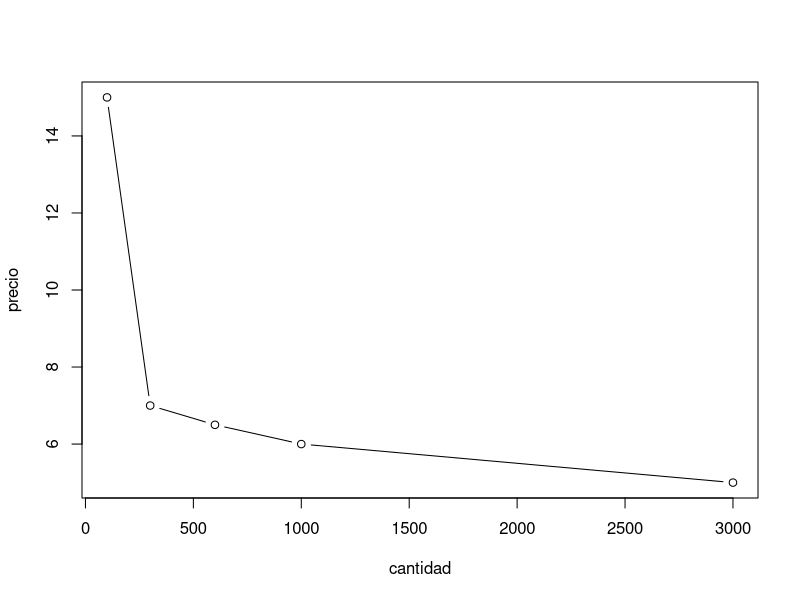
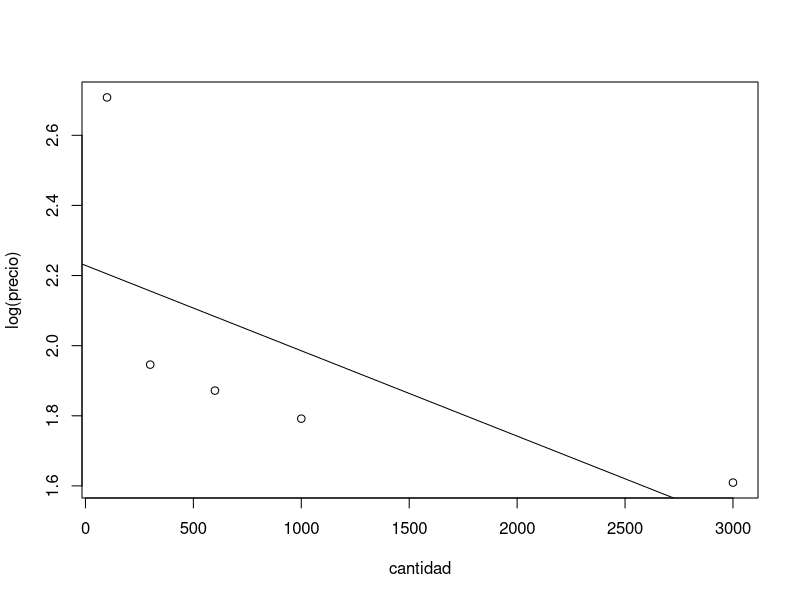

Recreate these plots in R, in order.
# Hay que suponer una forma para la gráfica
precio=c(15,7,6.5,6,5)
cantidad=c(100,300,600,1000,3000)
# dibujo para ver la forma
plot(cantidad,precio,type="b",lty=1) # tipo b, dibuja puntos y líneas
# ¿parece que cuando la "x" aumenta, la "y" baja? 
# podría tener la forma precio = p0*exp(k/cantidad) o bien, precio =p0* k / cantidad
# elijo la primera opción.
plot(cantidad,log(precio)) #aplicando logaritmos
# y parece que se ajusta a una curva...
l1 = lm(log(precio)~cantidad)
abline(l1)
# ¿Qué coeficiente tiene?
cat("Recta de regresión, coeficiente R^2: ",summary(l1)$r.squared)
# Averiguar una cantidad
# p0 se sabe con la ordenada en el origen y k con la pendiente
# ya que log(precio)=log(p0)+k*cantidad
k = l1$coefficients[2] # la inversa de la pendiente de esa recta
ordenada = l1$coefficients[1] # es la ordenada en el origen
p0 = exp(ordenada)
# entonces la funcion de los precios sería
fprecios = function(x){p0*exp(k*x)}
cat("Cuando se vendan 500 kg se harán a: ",round(fprecios(500),2),"€")
cat("Cuando se vendan 50 kg se harán a: ",round(fprecios(50),2),"€")

# ver en: https://www.geogebra.org/m/eph2ggyk
